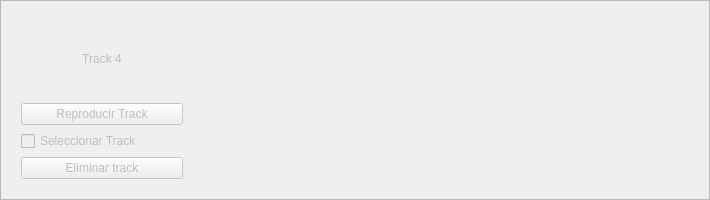
       <widget class="QFrame" name="trackui4">
        <property name="enabled">
         <bool>false</bool>
        </property>
        <property name="minimumSize">
         <size>
          <width>0</width>
          <height>200</height>
         </size>
        </property>
        <property name="frameShape">
         <enum>QFrame::StyledPanel</enum>
        </property>
        <property name="frameShadow">
         <enum>QFrame::Raised</enum>
        </property>
        <layout class="QHBoxLayout" name="horizontalLayout_4">
         <item>
          <widget class="QWidget" name="trackpanel4" native="true">
           <property name="minimumSize">
            <size>
             <width>180</width>
             <height>0</height>
            </size>
           </property>
           <property name="maximumSize">
            <size>
             <width>16777215</width>
             <height>16777215</height>
            </size>
           </property>
           <layout class="QGridLayout" name="gridLayout_6">
            <item row="0" column="0">
             <widget class="QLabel" name="label_8">
              <property name="text">
               <string>Track 4</string>
              </property>
              <property name="alignment">
               <set>Qt::AlignCenter</set>
              </property>
             </widget>
            </item>
            <item row="1" column="0">
             <widget class="QPushButton" name="Reproducir_track4">
              <property name="text">
               <string>Reproducir Track</string>
              </property>
             </widget>
            </item>
            <item row="3" column="0">
             <widget class="QPushButton" name="Eliminar_track4">
              <property name="text">
               <string>Eliminar track</string>
              </property>
             </widget>
            </item>
            <item row="2" column="0">
             <widget class="QCheckBox" name="track4_checkbox">
              <property name="text">
               <string>Seleccionar Track</string>
              </property>
             </widget>
            </item>
           </layout>
          </widget>
         </item>
         <item>
          <widget class="MplWidget" name="tracktimeline4" native="true">
           <property name="minimumSize">
            <size>
             <width>500</width>
             <height>0</height>
            </size>
           </property>
          </widget>
         </item>
        </layout>
       </widget>
